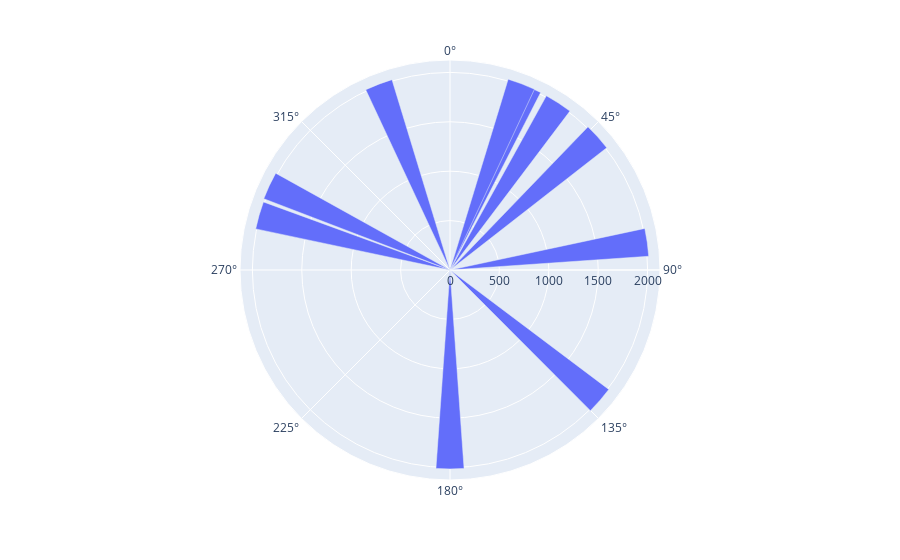

The code cell stored with this chart in its notebook:
### Code cell
px.bar_polar(r=years, theta=sales)

### Figure 1 — Plotly figure (JSON) as saved in the notebook; plotly's stock layout.template omitted (floating-point values rounded to 4 significant figures)
{"data": [{"hovertemplate": "r=%{r}<br>theta=%{theta}<extra></extra>", "legendgroup": "", "marker": {"color": "#636efa", "pattern": {"shape": ""}}, "name": "", "r": [2010, 2011, 2012, 2013, 2014, 2015, 2016, 2017, 2018, 2019], "showlegend": false, "subplot": "polar", "theta": [2446, 2291, 1488, 1260, 3219, 3273, 1882, 4343, 2455, 3981], "type": "barpolar"}], "layout": {"barmode": "relative", "legend": {"tracegroupgap": 0}, "margin": {"t": 60}, "polar": {"angularaxis": {"direction": "clockwise", "rotation": 90}, "domain": {"x": [0, 1], "y": [0, 1]}}}}
